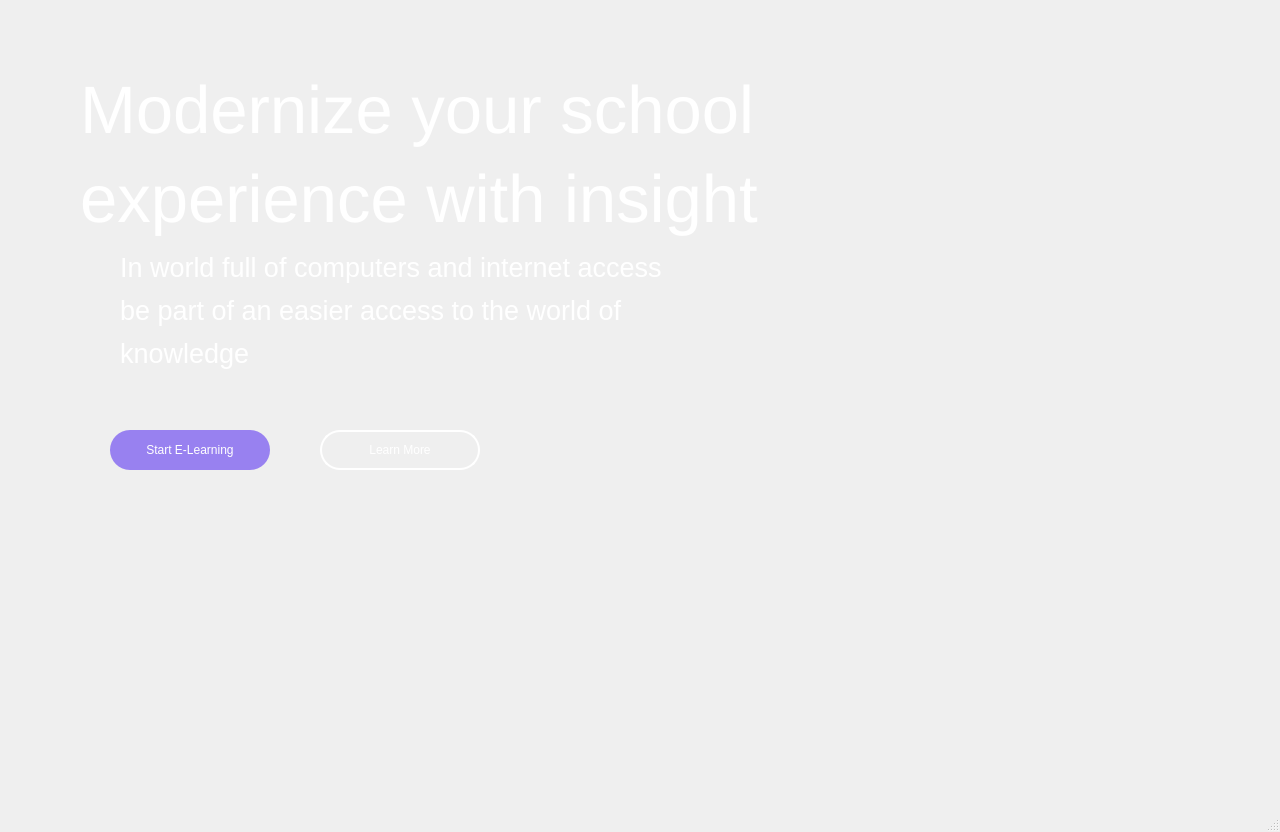
<?xml version="1.0" encoding="UTF-8"?>
<ui version="4.0">
 <class>MainMenu</class>
 <widget class="QMainWindow" name="MainMenu">
  <property name="geometry">
   <rect>
    <x>0</x>
    <y>0</y>
    <width>1280</width>
    <height>832</height>
   </rect>
  </property>
  <property name="minimumSize">
   <size>
    <width>1280</width>
    <height>832</height>
   </size>
  </property>
  <property name="maximumSize">
   <size>
    <width>1280</width>
    <height>832</height>
   </size>
  </property>
  <property name="windowTitle">
   <string>MainMenu</string>
  </property>
  <widget class="QWidget" name="centralwidget">
   <widget class="QLabel" name="Heading_LA">
    <property name="geometry">
     <rect>
      <x>80</x>
      <y>60</y>
      <width>701</width>
      <height>191</height>
     </rect>
    </property>
    <property name="font">
     <font>
      <pointsize>50</pointsize>
     </font>
    </property>
    <property name="styleSheet">
     <string notr="true">color:white;</string>
    </property>
    <property name="text">
     <string>&lt;html&gt;&lt;head/&gt;&lt;body&gt;&lt;p&gt;Modernize your school&lt;/p&gt;&lt;p&gt;experience with insight&lt;/p&gt;&lt;/body&gt;&lt;/html&gt;</string>
    </property>
   </widget>
   <widget class="QLabel" name="Description_LA">
    <property name="geometry">
     <rect>
      <x>120</x>
      <y>240</y>
      <width>541</width>
      <height>141</height>
     </rect>
    </property>
    <property name="font">
     <font>
      <pointsize>20</pointsize>
     </font>
    </property>
    <property name="styleSheet">
     <string notr="true">color:white;</string>
    </property>
    <property name="text">
     <string>&lt;html&gt;&lt;head/&gt;&lt;body&gt;&lt;p&gt;In world full of computers and internet access&lt;/p&gt;&lt;p&gt;be part of an easier access to the world of&lt;/p&gt;&lt;p&gt;knowledge&lt;/p&gt;&lt;/body&gt;&lt;/html&gt;</string>
    </property>
   </widget>
   <widget class="QLabel" name="label">
    <property name="geometry">
     <rect>
      <x>690</x>
      <y>130</y>
      <width>521</width>
      <height>391</height>
     </rect>
    </property>
    <property name="styleSheet">
     <string notr="true">image: url(:/Resources/Images/3DBook.png);</string>
    </property>
    <property name="text">
     <string/>
    </property>
   </widget>
   <widget class="QPushButton" name="LogIn_PB">
    <property name="geometry">
     <rect>
      <x>110</x>
      <y>430</y>
      <width>160</width>
      <height>40</height>
     </rect>
    </property>
    <property name="styleSheet">
     <string notr="true">QPushButton
{
background-color:rgb(152, 129, 240);
color:white;
border-radius:20px;
}

QPushButton:hover
{
background-color: rgba(255, 255, 255, 1);
color:black;
}</string>
    </property>
    <property name="text">
     <string>Start E-Learning</string>
    </property>
   </widget>
   <widget class="QPushButton" name="pushButton_2">
    <property name="geometry">
     <rect>
      <x>320</x>
      <y>430</y>
      <width>160</width>
      <height>40</height>
     </rect>
    </property>
    <property name="styleSheet">
     <string notr="true">QPushButton
{
background-color: transparent; 
color: white; 
border: 2px solid white;
border-radius:20px;
}

QPushButton:hover
{
background-color: rgba(255, 255, 255, 1);
color:black;
}</string>
    </property>
    <property name="text">
     <string>Learn More</string>
    </property>
   </widget>
  </widget>
  <widget class="QMenuBar" name="menubar">
   <property name="geometry">
    <rect>
     <x>0</x>
     <y>0</y>
     <width>1280</width>
     <height>21</height>
    </rect>
   </property>
  </widget>
  <widget class="QStatusBar" name="statusbar"/>
 </widget>
 <resources/>
 <connections/>
</ui>
